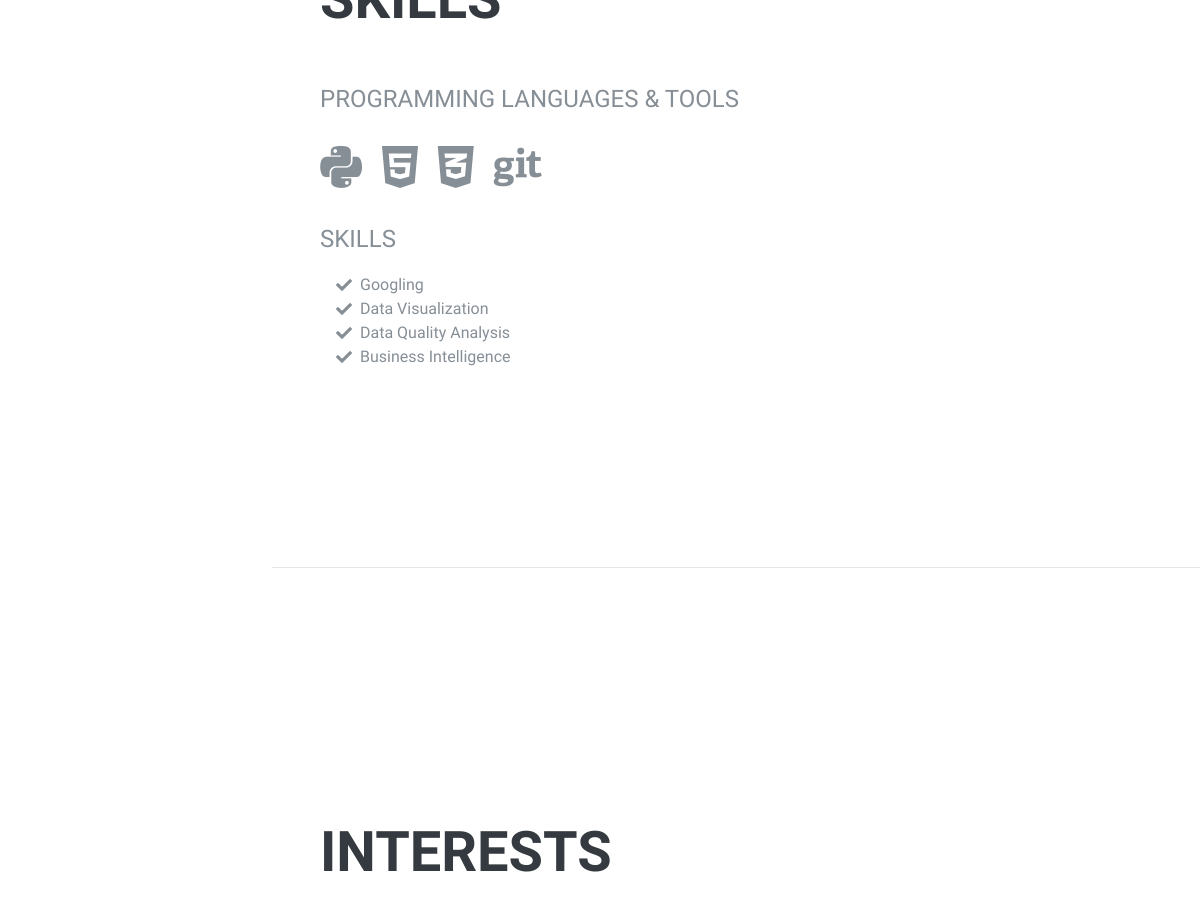
Before: / (middle part) with the older database file.
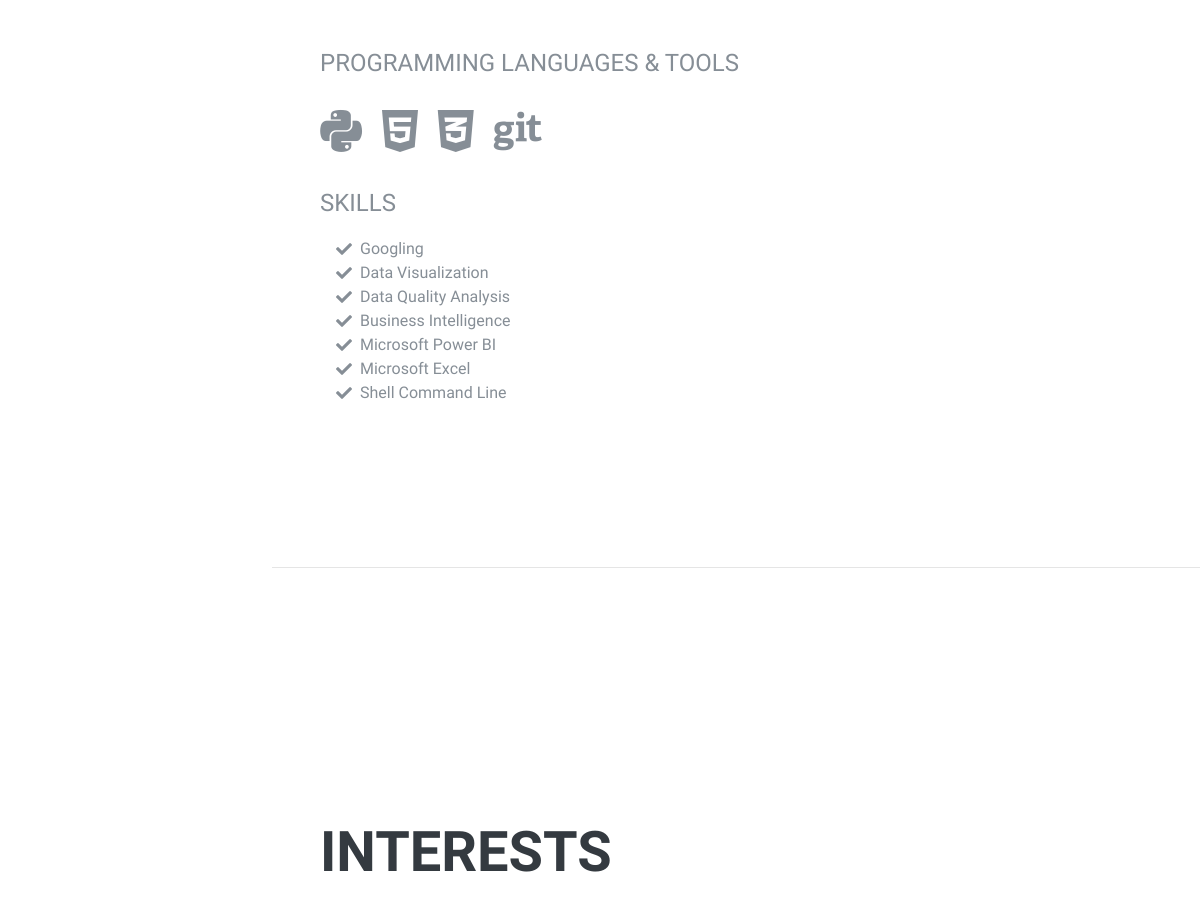
After: the same page with the newer database file.
### project/models.py (models this page shows, shortened)
class Skill(models.Model):
    skill = models.CharField(max_length=200)

### project/views.py (the view)
# urls.py: path('', views.index, name='index'),
def index(request):
    projects = Project.objects.all()
    experience = Experience.objects.all()
    skill = Skill.objects.all()
    context ={
        'projects': projects,'experience':experience, 'skill':skill
    }
    return render(request, 'project/index.html', context)

### project/templates/project/index.html (shortened to what this page needs)
<!DOCTYPE html>
{% load static %}
<html lang="en">
  <head>
    <link
      href="{% static 'vendor/bootstrap/css/bootstrap.min.css' %}"
      rel="stylesheet"
    />
    <link
      href="{% static 'vendor/fontawesome-free/css/all.min.css' %}"
      rel="stylesheet"
    />
    <link href="{% static 'css/resume.min.css' %}" rel="stylesheet" />
  </head>
  <body id="page-top">
    <div class="container-fluid p-0">
      <section
        class="resume-section p-3 p-lg-5 d-flex align-items-center"
        id="skills"
      >
        <div class="w-100">
          <h2 class="mb-5">Skills</h2>
          <div class="subheading mb-3">Programming Languages &amp; Tools</div>
          <ul class="list-inline dev-icons">
            <li class="list-inline-item">
              <i class="fab fa-python"></i>
            </li>
            <li class="list-inline-item">
              <i class="fab fa-html5"></i>
            </li>
            <li class="list-inline-item">
              <i class="fab fa-css3-alt"></i>
            </li>
                      <li class="list-inline-item">
                        <i class="fab fa-git"></i>
                      </li>
          </ul>
          <div class="subheading mb-3">Skills</div>
          <ul class="fa-ul mb-0">
            {% for item in skill %}
            <li>
              <i class="fa-li fa fa-check"></i>
              {{ item.skill }}
            </li>
            {% endfor %}
          </ul>
        </div>
      </section>
      <hr class="m-0" />
      <section
        class="resume-section p-3 p-lg-5 d-flex align-items-center"
        id="interests"
      >
        <div class="w-100">
          <h2 class="mb-5">Interests</h2>
        </div>
      </section>
    </div>
  </body>
</html>

Changed rows visible on the page:
added Skill: skill "Microsoft Power BI"
added Skill: skill "Microsoft Excel"
added Skill: skill "Shell Command Line"
